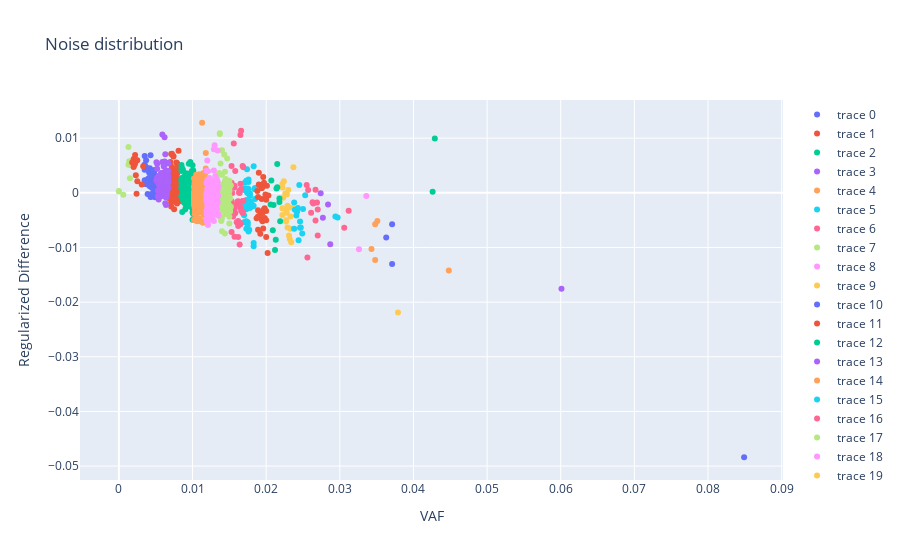

Notebook code for this chart:
### Code cell
melt_syn['bin'] = pd.cut(melt_syn['AF'], 50)

fig = go.Figure()
for bin in melt_syn.bin.unique():
    fig.add_trace(go.Scatter(x=melt_syn[melt_syn['bin']==bin].AF, y=melt_syn[melt_syn['bin']==bin].regularized_gradient,mode='markers'))

fig.update_layout(title='Noise distribution')
fig.update_xaxes(title='VAF')
fig.update_yaxes(title='Regularized Difference')
